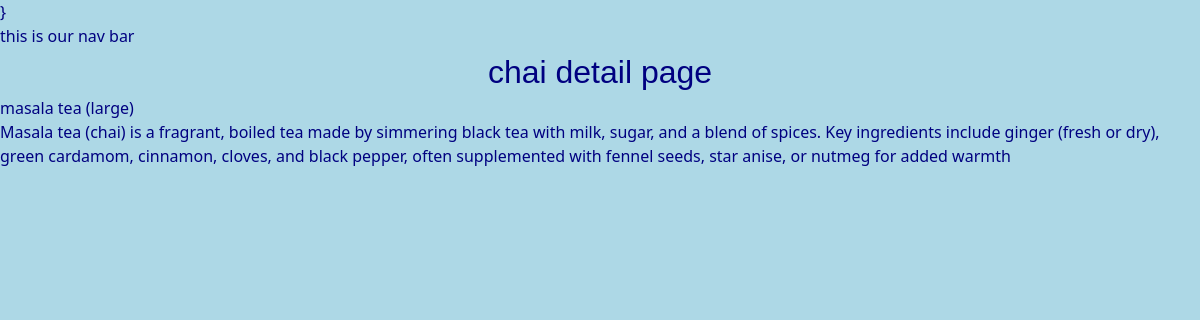
Page /chai/2/ on the committed database.
### chai/models.py (models this page shows, shortened)
class chaiVerity(models.Model):
    CHAI_TYPE_CHOICE = [
        ('ML', 'MASALA'),
        ('GR', 'GINGER'),
        ('KL', 'KIWI'),
        ('PL', 'PLAIN'),
        ('EL', 'ELAICHI'),
    ]
    name = models.CharField(max_length=100)
    image = models.ImageField(upload_to='chais/')
    date_added = models.DateTimeField(default=timezone.now)
    type = models.CharField(max_length=2, choices=CHAI_TYPE_CHOICE)
    description = models.TextField(default='')

### chai/views.py (the view)
# urls.py: path('<int:chai_id>/', views.chai_detail, name='chai_detail'),
def chai_detail(request, chai_id):
    chai = get_object_or_404(chaiVerity, pk= chai_id)
    return render(request, 'chai/chai_detail.html', {'chai' : chai})

### chai/templates/chai/chai_detail.html (shortened to what this page needs)
{% extends "layout.html" %}
{% block content %}
<h1>chai detail page</h1>
    <h3>{{ chai.name }}</h3>
    <p>{{ chai.description }}</p>
{% endblock %}

### static/style.css (style rules this page uses)
body { background-color: lightblue; color: navy; }
h1 { text-align: center; font-family: sans-serif; font-size: 2em; }

### rows in the picture
chaiVerity: name "masala tea (large)", description "Masala tea (chai) is a fragrant, boiled tea made by simmering black tea with milk, sugar, and a blend of spices. Key ingredients include ginger (fresh or dry), green cardamom, cinnamon, cloves, and black pepper, often supplemented with fennel seeds, star anise, or nutmeg for added warmth"
